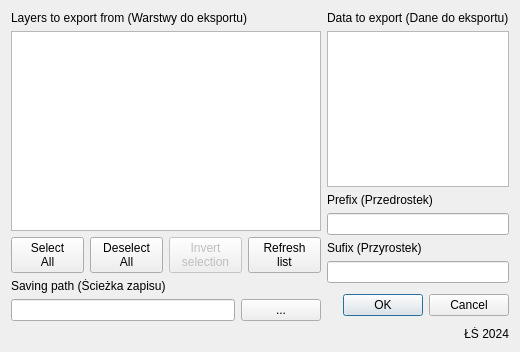
<?xml version="1.0" encoding="UTF-8"?>
<ui version="4.0">
 <class>StyleExporterDialogBase</class>
 <widget class="QDialog" name="StyleExporterDialogBase">
  <property name="geometry">
   <rect>
    <x>0</x>
    <y>0</y>
    <width>520</width>
    <height>352</height>
   </rect>
  </property>
  <property name="minimumSize">
   <size>
    <width>520</width>
    <height>352</height>
   </size>
  </property>
  <property name="maximumSize">
   <size>
    <width>520</width>
    <height>352</height>
   </size>
  </property>
  <property name="windowTitle">
   <string>Style Exporter</string>
  </property>
  <layout class="QVBoxLayout" name="verticalLayout_3">
   <item>
    <layout class="QHBoxLayout" name="horizontalLayout_4">
     <property name="rightMargin">
      <number>0</number>
     </property>
     <item>
      <layout class="QVBoxLayout" name="verticalLayout_2">
       <item>
        <widget class="QLabel" name="label_3">
         <property name="text">
          <string>Layers to export from (Warstwy do eksportu)</string>
         </property>
        </widget>
       </item>
       <item>
        <widget class="QListWidget" name="listWidget">
         <property name="selectionMode">
          <enum>QAbstractItemView::MultiSelection</enum>
         </property>
        </widget>
       </item>
       <item>
        <layout class="QHBoxLayout" name="horizontalLayout">
         <item>
          <widget class="QPushButton" name="pushButton_2">
           <property name="sizePolicy">
            <sizepolicy hsizetype="Minimum" vsizetype="Minimum">
             <horstretch>0</horstretch>
             <verstretch>0</verstretch>
            </sizepolicy>
           </property>
           <property name="text">
            <string>Select
All</string>
           </property>
           <property name="checkable">
            <bool>false</bool>
           </property>
           <property name="autoExclusive">
            <bool>false</bool>
           </property>
          </widget>
         </item>
         <item>
          <widget class="QPushButton" name="pushButton_3">
           <property name="sizePolicy">
            <sizepolicy hsizetype="Minimum" vsizetype="Minimum">
             <horstretch>0</horstretch>
             <verstretch>0</verstretch>
            </sizepolicy>
           </property>
           <property name="text">
            <string>Deselect
All</string>
           </property>
           <property name="checkable">
            <bool>false</bool>
           </property>
           <property name="autoExclusive">
            <bool>false</bool>
           </property>
          </widget>
         </item>
         <item>
          <widget class="QPushButton" name="pushButton_4">
           <property name="enabled">
            <bool>false</bool>
           </property>
           <property name="sizePolicy">
            <sizepolicy hsizetype="Minimum" vsizetype="Minimum">
             <horstretch>0</horstretch>
             <verstretch>0</verstretch>
            </sizepolicy>
           </property>
           <property name="text">
            <string>Invert
selection</string>
           </property>
           <property name="checkable">
            <bool>false</bool>
           </property>
           <property name="autoExclusive">
            <bool>false</bool>
           </property>
          </widget>
         </item>
         <item>
          <widget class="QPushButton" name="pushButton_5">
           <property name="sizePolicy">
            <sizepolicy hsizetype="Minimum" vsizetype="Minimum">
             <horstretch>0</horstretch>
             <verstretch>0</verstretch>
            </sizepolicy>
           </property>
           <property name="text">
            <string>Refresh
list</string>
           </property>
           <property name="checkable">
            <bool>false</bool>
           </property>
           <property name="autoExclusive">
            <bool>false</bool>
           </property>
          </widget>
         </item>
        </layout>
       </item>
       <item>
        <widget class="QLabel" name="label">
         <property name="text">
          <string>Saving path (Ścieżka zapisu)</string>
         </property>
        </widget>
       </item>
       <item>
        <layout class="QHBoxLayout" name="horizontalLayout_2">
         <item>
          <widget class="QLineEdit" name="lineEdit"/>
         </item>
         <item>
          <widget class="QPushButton" name="pushButton">
           <property name="text">
            <string>...</string>
           </property>
          </widget>
         </item>
        </layout>
       </item>
      </layout>
     </item>
     <item>
      <layout class="QVBoxLayout" name="verticalLayout">
       <item>
        <widget class="QLabel" name="label_2">
         <property name="text">
          <string>Data to export (Dane do eksportu)</string>
         </property>
        </widget>
       </item>
       <item>
        <widget class="QListWidget" name="listWidget_2">
         <property name="selectionMode">
          <enum>QAbstractItemView::MultiSelection</enum>
         </property>
        </widget>
       </item>
       <item>
        <widget class="QLabel" name="label_4">
         <property name="text">
          <string>Prefix (Przedrostek)</string>
         </property>
        </widget>
       </item>
       <item>
        <widget class="QLineEdit" name="lineEdit_2"/>
       </item>
       <item>
        <widget class="QLabel" name="label_5">
         <property name="text">
          <string>Sufix (Przyrostek)</string>
         </property>
        </widget>
       </item>
       <item>
        <widget class="QLineEdit" name="lineEdit_3"/>
       </item>
       <item>
        <widget class="QDialogButtonBox" name="button_box">
         <property name="minimumSize">
          <size>
           <width>161</width>
           <height>32</height>
          </size>
         </property>
         <property name="orientation">
          <enum>Qt::Horizontal</enum>
         </property>
         <property name="standardButtons">
          <set>QDialogButtonBox::Cancel|QDialogButtonBox::Ok</set>
         </property>
        </widget>
       </item>
      </layout>
     </item>
    </layout>
   </item>
   <item>
    <widget class="QLabel" name="label_6">
     <property name="text">
      <string>ŁŚ 2024</string>
     </property>
     <property name="alignment">
      <set>Qt::AlignRight|Qt::AlignTrailing|Qt::AlignVCenter</set>
     </property>
    </widget>
   </item>
  </layout>
 </widget>
 <resources/>
 <connections>
  <connection>
   <sender>button_box</sender>
   <signal>accepted()</signal>
   <receiver>StyleExporterDialogBase</receiver>
   <slot>accept()</slot>
   <hints>
    <hint type="sourcelabel">
     <x>20</x>
     <y>20</y>
    </hint>
    <hint type="destinationlabel">
     <x>20</x>
     <y>20</y>
    </hint>
   </hints>
  </connection>
  <connection>
   <sender>button_box</sender>
   <signal>rejected()</signal>
   <receiver>StyleExporterDialogBase</receiver>
   <slot>reject()</slot>
   <hints>
    <hint type="sourcelabel">
     <x>20</x>
     <y>20</y>
    </hint>
    <hint type="destinationlabel">
     <x>20</x>
     <y>20</y>
    </hint>
   </hints>
  </connection>
 </connections>
</ui>
